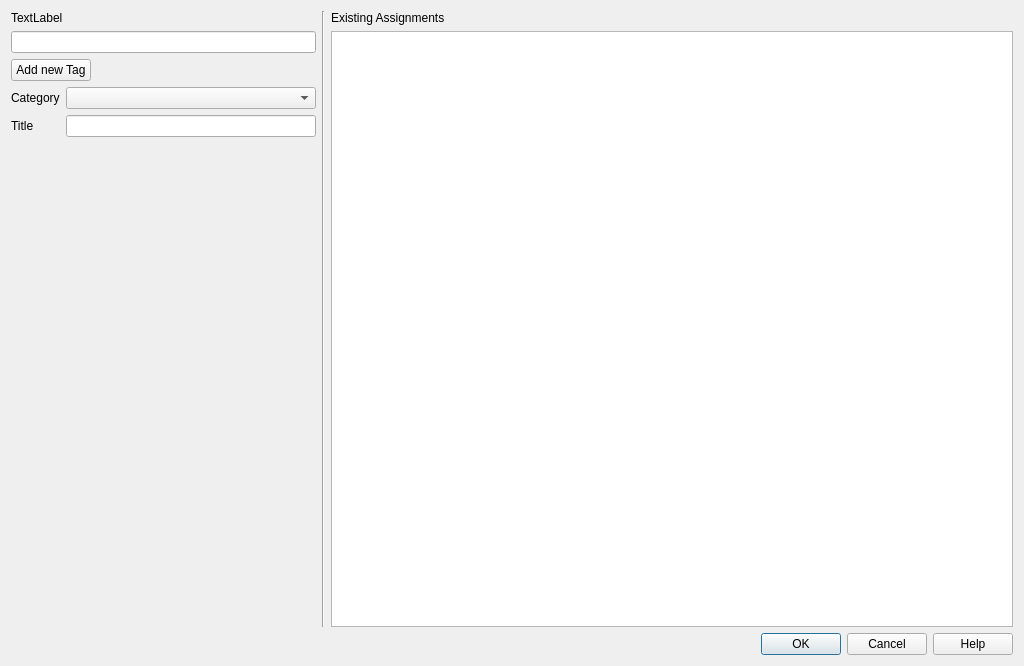
<?xml version="1.0" encoding="UTF-8"?>
<ui version="4.0">
 <class>SelectCategoryAndValue</class>
 <widget class="QDialog" name="SelectCategoryAndValue">
  <property name="geometry">
   <rect>
    <x>0</x>
    <y>0</y>
    <width>1024</width>
    <height>666</height>
   </rect>
  </property>
  <property name="windowTitle">
   <string>Dialog</string>
  </property>
  <layout class="QVBoxLayout" name="verticalLayout_3">
   <item>
    <layout class="QHBoxLayout" name="horizontalLayout" stretch="0,0,1">
     <item>
      <layout class="QVBoxLayout" name="verticalLayout">
       <item>
        <widget class="QLabel" name="label">
         <property name="text">
          <string>TextLabel</string>
         </property>
        </widget>
       </item>
       <item>
        <widget class="QLineEdit" name="lineEdit">
         <property name="minimumSize">
          <size>
           <width>300</width>
           <height>0</height>
          </size>
         </property>
        </widget>
       </item>
       <item>
        <layout class="QHBoxLayout" name="horizontalLayout_2">
         <item>
          <widget class="QPushButton" name="addNewTag">
           <property name="text">
            <string>Add new Tag</string>
           </property>
          </widget>
         </item>
         <item>
          <spacer name="horizontalSpacer">
           <property name="orientation">
            <enum>Qt::Horizontal</enum>
           </property>
           <property name="sizeHint" stdset="0">
            <size>
             <width>40</width>
             <height>20</height>
            </size>
           </property>
          </spacer>
         </item>
        </layout>
       </item>
       <item>
        <layout class="QFormLayout" name="formLayout">
         <item row="0" column="0">
          <widget class="QLabel" name="categoryLabel">
           <property name="text">
            <string>Category</string>
           </property>
          </widget>
         </item>
         <item row="0" column="1">
          <widget class="QComboBox" name="category"/>
         </item>
         <item row="1" column="0">
          <widget class="QLabel" name="titleLabel">
           <property name="text">
            <string>Title</string>
           </property>
          </widget>
         </item>
         <item row="1" column="1">
          <widget class="QLineEdit" name="value">
           <property name="minimumSize">
            <size>
             <width>250</width>
             <height>0</height>
            </size>
           </property>
          </widget>
         </item>
         <item row="2" column="1">
          <spacer name="verticalSpacer">
           <property name="orientation">
            <enum>Qt::Vertical</enum>
           </property>
           <property name="sizeHint" stdset="0">
            <size>
             <width>20</width>
             <height>40</height>
            </size>
           </property>
          </spacer>
         </item>
        </layout>
       </item>
      </layout>
     </item>
     <item>
      <widget class="Line" name="line">
       <property name="orientation">
        <enum>Qt::Vertical</enum>
       </property>
      </widget>
     </item>
     <item>
      <layout class="QVBoxLayout" name="verticalLayout_2">
       <item>
        <widget class="QLabel" name="label_2">
         <property name="text">
          <string>Existing Assignments</string>
         </property>
        </widget>
       </item>
       <item>
        <widget class="QTableView" name="knowAssignments"/>
       </item>
      </layout>
     </item>
    </layout>
   </item>
   <item>
    <widget class="QDialogButtonBox" name="buttonBox">
     <property name="standardButtons">
      <set>QDialogButtonBox::Cancel|QDialogButtonBox::Help|QDialogButtonBox::Ok</set>
     </property>
    </widget>
   </item>
  </layout>
 </widget>
 <resources/>
 <connections>
  <connection>
   <sender>buttonBox</sender>
   <signal>accepted()</signal>
   <receiver>SelectCategoryAndValue</receiver>
   <slot>accept()</slot>
   <hints>
    <hint type="sourcelabel">
     <x>436</x>
     <y>82</y>
    </hint>
    <hint type="destinationlabel">
     <x>52</x>
     <y>45</y>
    </hint>
   </hints>
  </connection>
  <connection>
   <sender>buttonBox</sender>
   <signal>rejected()</signal>
   <receiver>SelectCategoryAndValue</receiver>
   <slot>reject()</slot>
   <hints>
    <hint type="sourcelabel">
     <x>475</x>
     <y>85</y>
    </hint>
    <hint type="destinationlabel">
     <x>595</x>
     <y>48</y>
    </hint>
   </hints>
  </connection>
 </connections>
</ui>
